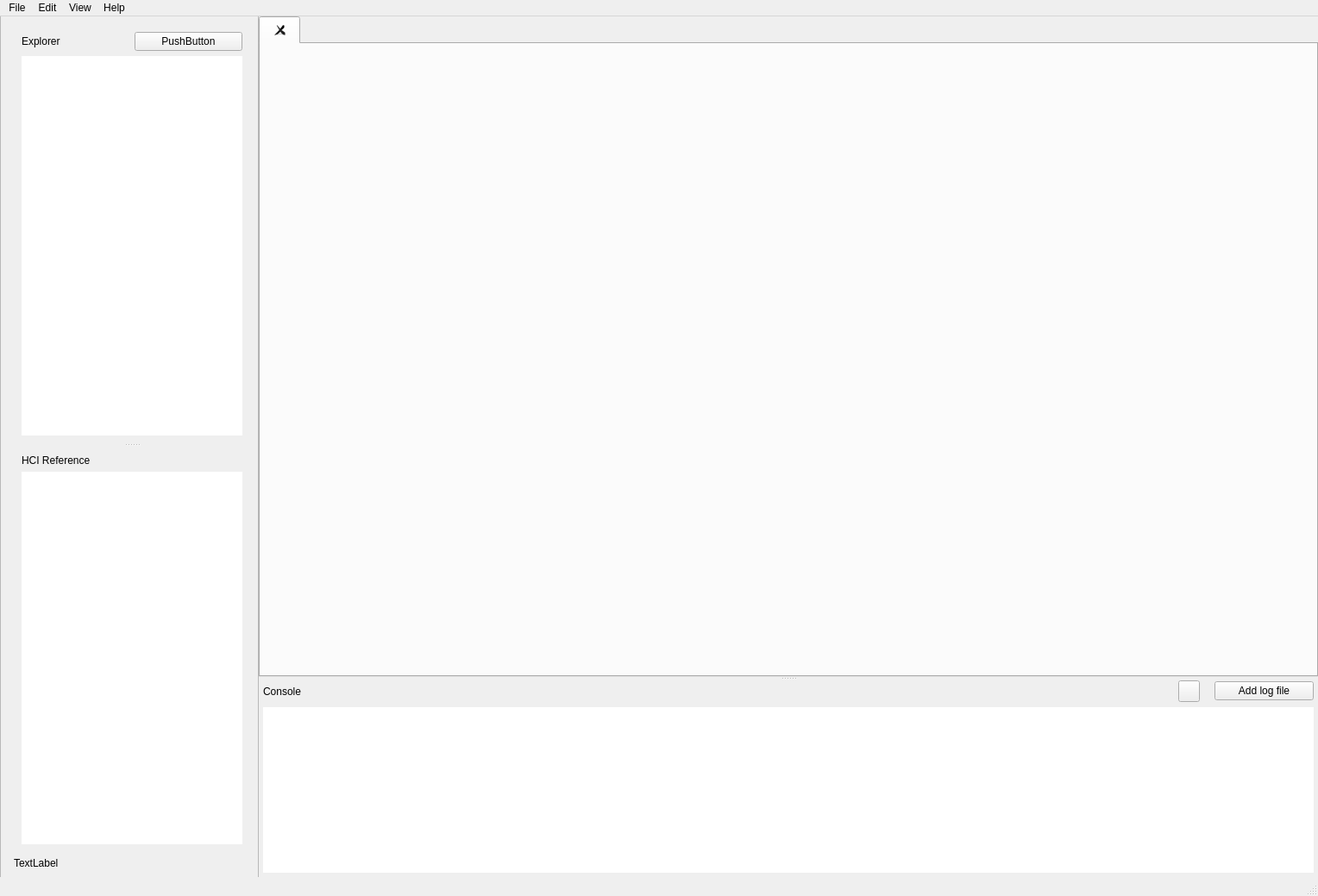
<?xml version="1.0" encoding="UTF-8"?>
<ui version="4.0">
 <class>MainWindow</class>
 <widget class="QMainWindow" name="MainWindow">
  <property name="geometry">
   <rect>
    <x>0</x>
    <y>0</y>
    <width>1528</width>
    <height>1039</height>
   </rect>
  </property>
  <property name="windowTitle">
   <string>MainWindow</string>
  </property>
  <widget class="QWidget" name="centralwidget">
   <layout class="QGridLayout" name="gridLayout_4">
    <property name="leftMargin">
     <number>0</number>
    </property>
    <property name="topMargin">
     <number>0</number>
    </property>
    <property name="rightMargin">
     <number>0</number>
    </property>
    <property name="bottomMargin">
     <number>0</number>
    </property>
    <property name="spacing">
     <number>0</number>
    </property>
    <item row="0" column="2">
     <widget class="Line" name="line_2">
      <property name="minimumSize">
       <size>
        <width>1</width>
        <height>0</height>
       </size>
      </property>
      <property name="maximumSize">
       <size>
        <width>1</width>
        <height>16777215</height>
       </size>
      </property>
      <property name="lineWidth">
       <number>0</number>
      </property>
      <property name="midLineWidth">
       <number>1</number>
      </property>
      <property name="orientation">
       <enum>Qt::Vertical</enum>
      </property>
     </widget>
    </item>
    <item row="0" column="3" rowspan="2">
     <widget class="QSplitter" name="splitter">
      <property name="sizePolicy">
       <sizepolicy hsizetype="Expanding" vsizetype="Expanding">
        <horstretch>1</horstretch>
        <verstretch>0</verstretch>
       </sizepolicy>
      </property>
      <property name="orientation">
       <enum>Qt::Vertical</enum>
      </property>
      <widget class="QTabWidget" name="editor_win">
       <property name="sizePolicy">
        <sizepolicy hsizetype="Expanding" vsizetype="Expanding">
         <horstretch>0</horstretch>
         <verstretch>1</verstretch>
        </sizepolicy>
       </property>
       <property name="tabShape">
        <enum>QTabWidget::Rounded</enum>
       </property>
       <property name="currentIndex">
        <number>0</number>
       </property>
       <property name="tabsClosable">
        <bool>true</bool>
       </property>
       <property name="movable">
        <bool>true</bool>
       </property>
       <widget class="QWidget" name="quickadd_btn">
        <attribute name="title">
         <string/>
        </attribute>
       </widget>
      </widget>
      <widget class="QFrame" name="console_win">
       <property name="sizePolicy">
        <sizepolicy hsizetype="Preferred" vsizetype="Minimum">
         <horstretch>0</horstretch>
         <verstretch>0</verstretch>
        </sizepolicy>
       </property>
       <property name="baseSize">
        <size>
         <width>0</width>
         <height>0</height>
        </size>
       </property>
       <property name="frameShape">
        <enum>QFrame::NoFrame</enum>
       </property>
       <property name="frameShadow">
        <enum>QFrame::Raised</enum>
       </property>
       <layout class="QGridLayout" name="gridLayout_23">
        <property name="leftMargin">
         <number>0</number>
        </property>
        <property name="topMargin">
         <number>0</number>
        </property>
        <property name="rightMargin">
         <number>0</number>
        </property>
        <property name="bottomMargin">
         <number>0</number>
        </property>
        <item row="0" column="0">
         <layout class="QGridLayout" name="gridLayout_24">
          <item row="0" column="5">
           <widget class="QPushButton" name="logfile_btn">
            <property name="sizePolicy">
             <sizepolicy hsizetype="Fixed" vsizetype="Fixed">
              <horstretch>0</horstretch>
              <verstretch>0</verstretch>
             </sizepolicy>
            </property>
            <property name="minimumSize">
             <size>
              <width>115</width>
              <height>0</height>
             </size>
            </property>
            <property name="text">
             <string>Add log file</string>
            </property>
           </widget>
          </item>
          <item row="0" column="6">
           <spacer name="horizontalSpacer_3">
            <property name="orientation">
             <enum>Qt::Horizontal</enum>
            </property>
            <property name="sizeType">
             <enum>QSizePolicy::Fixed</enum>
            </property>
            <property name="sizeHint" stdset="0">
             <size>
              <width>5</width>
              <height>20</height>
             </size>
            </property>
           </spacer>
          </item>
          <item row="0" column="4">
           <spacer name="horizontalSpacer_2">
            <property name="orientation">
             <enum>Qt::Horizontal</enum>
            </property>
            <property name="sizeType">
             <enum>QSizePolicy::Fixed</enum>
            </property>
            <property name="sizeHint" stdset="0">
             <size>
              <width>5</width>
              <height>20</height>
             </size>
            </property>
           </spacer>
          </item>
          <item row="0" column="0">
           <spacer name="horizontalSpacer">
            <property name="orientation">
             <enum>Qt::Horizontal</enum>
            </property>
            <property name="sizeType">
             <enum>QSizePolicy::Fixed</enum>
            </property>
            <property name="sizeHint" stdset="0">
             <size>
              <width>5</width>
              <height>20</height>
             </size>
            </property>
           </spacer>
          </item>
          <item row="1" column="1" colspan="5">
           <widget class="QTextEdit" name="console_out">
            <property name="frameShape">
             <enum>QFrame::NoFrame</enum>
            </property>
            <property name="readOnly">
             <bool>false</bool>
            </property>
           </widget>
          </item>
          <item row="0" column="2">
           <widget class="QLabel" name="logfile_label">
            <property name="text">
             <string/>
            </property>
           </widget>
          </item>
          <item row="0" column="1">
           <widget class="QLabel" name="label_8">
            <property name="text">
             <string>Console</string>
            </property>
           </widget>
          </item>
          <item row="2" column="1">
           <spacer name="verticalSpacer_4">
            <property name="orientation">
             <enum>Qt::Vertical</enum>
            </property>
            <property name="sizeType">
             <enum>QSizePolicy::Fixed</enum>
            </property>
            <property name="sizeHint" stdset="0">
             <size>
              <width>20</width>
              <height>5</height>
             </size>
            </property>
           </spacer>
          </item>
          <item row="0" column="3">
           <widget class="QPushButton" name="delete_btn">
            <property name="sizePolicy">
             <sizepolicy hsizetype="Fixed" vsizetype="Fixed">
              <horstretch>0</horstretch>
              <verstretch>0</verstretch>
             </sizepolicy>
            </property>
            <property name="minimumSize">
             <size>
              <width>25</width>
              <height>25</height>
             </size>
            </property>
            <property name="maximumSize">
             <size>
              <width>25</width>
              <height>25</height>
             </size>
            </property>
            <property name="text">
             <string/>
            </property>
           </widget>
          </item>
         </layout>
        </item>
       </layout>
      </widget>
     </widget>
    </item>
    <item row="0" column="0" colspan="2">
     <widget class="QFrame" name="context_menu">
      <property name="sizePolicy">
       <sizepolicy hsizetype="Maximum" vsizetype="Preferred">
        <horstretch>0</horstretch>
        <verstretch>0</verstretch>
       </sizepolicy>
      </property>
      <property name="frameShape">
       <enum>QFrame::NoFrame</enum>
      </property>
      <property name="frameShadow">
       <enum>QFrame::Raised</enum>
      </property>
      <layout class="QGridLayout" name="gridLayout_3">
       <property name="leftMargin">
        <number>0</number>
       </property>
       <property name="topMargin">
        <number>0</number>
       </property>
       <property name="rightMargin">
        <number>0</number>
       </property>
       <property name="bottomMargin">
        <number>0</number>
       </property>
       <item row="0" column="1">
        <widget class="QWidget" name="widget" native="true">
         <layout class="QVBoxLayout" name="verticalLayout">
          <item>
           <widget class="QSplitter" name="splitter_2">
            <property name="orientation">
             <enum>Qt::Vertical</enum>
            </property>
            <widget class="QFrame" name="explorer_window">
             <property name="frameShape">
              <enum>QFrame::NoFrame</enum>
             </property>
             <property name="frameShadow">
              <enum>QFrame::Raised</enum>
             </property>
             <layout class="QGridLayout" name="gridLayout">
              <item row="0" column="0">
               <widget class="QLabel" name="label">
                <property name="text">
                 <string>Explorer</string>
                </property>
               </widget>
              </item>
              <item row="0" column="1">
               <widget class="QPushButton" name="settings_btn">
                <property name="text">
                 <string>PushButton</string>
                </property>
               </widget>
              </item>
              <item row="1" column="0" colspan="2">
               <widget class="QTreeView" name="filetree">
                <property name="frameShape">
                 <enum>QFrame::NoFrame</enum>
                </property>
               </widget>
              </item>
             </layout>
            </widget>
            <widget class="QFrame" name="nav_window">
             <property name="sizePolicy">
              <sizepolicy hsizetype="Maximum" vsizetype="Preferred">
               <horstretch>0</horstretch>
               <verstretch>0</verstretch>
              </sizepolicy>
             </property>
             <property name="maximumSize">
              <size>
               <width>274</width>
               <height>16777215</height>
              </size>
             </property>
             <layout class="QVBoxLayout" name="verticalLayout_3">
              <item>
               <widget class="QLabel" name="label_2">
                <property name="text">
                 <string>HCI Reference</string>
                </property>
               </widget>
              </item>
              <item>
               <widget class="QTreeView" name="reftree">
                <property name="frameShape">
                 <enum>QFrame::NoFrame</enum>
                </property>
                <attribute name="headerDefaultSectionSize">
                 <number>57</number>
                </attribute>
               </widget>
              </item>
             </layout>
            </widget>
           </widget>
          </item>
          <item>
           <widget class="QLabel" name="adi_logo">
            <property name="sizePolicy">
             <sizepolicy hsizetype="MinimumExpanding" vsizetype="Preferred">
              <horstretch>0</horstretch>
              <verstretch>0</verstretch>
             </sizepolicy>
            </property>
            <property name="text">
             <string>TextLabel</string>
            </property>
           </widget>
          </item>
         </layout>
        </widget>
       </item>
       <item row="0" column="0">
        <widget class="Line" name="line">
         <property name="minimumSize">
          <size>
           <width>1</width>
           <height>0</height>
          </size>
         </property>
         <property name="maximumSize">
          <size>
           <width>1</width>
           <height>16777215</height>
          </size>
         </property>
         <property name="lineWidth">
          <number>0</number>
         </property>
         <property name="midLineWidth">
          <number>1</number>
         </property>
         <property name="orientation">
          <enum>Qt::Vertical</enum>
         </property>
        </widget>
       </item>
      </layout>
     </widget>
    </item>
   </layout>
  </widget>
  <widget class="QMenuBar" name="menubar">
   <property name="geometry">
    <rect>
     <x>0</x>
     <y>0</y>
     <width>1528</width>
     <height>22</height>
    </rect>
   </property>
   <widget class="QMenu" name="menuFile">
    <property name="title">
     <string>File</string>
    </property>
    <addaction name="actionNew_file"/>
    <addaction name="actionOpen_File"/>
    <addaction name="actionOpen_Folder"/>
    <addaction name="separator"/>
    <addaction name="actionSave"/>
    <addaction name="actionSave_as"/>
    <addaction name="separator"/>
    <addaction name="actionClose_folder"/>
    <addaction name="actionExit"/>
   </widget>
   <widget class="QMenu" name="menuEdit">
    <property name="title">
     <string>Edit</string>
    </property>
    <addaction name="actionUndo"/>
    <addaction name="actionRedo"/>
    <addaction name="separator"/>
    <addaction name="actionCut"/>
    <addaction name="actionCopy"/>
    <addaction name="actionPaste"/>
   </widget>
   <widget class="QMenu" name="menuView">
    <property name="title">
     <string>View</string>
    </property>
    <widget class="QMenu" name="menuAppearance">
     <property name="title">
      <string>Appearance</string>
     </property>
     <widget class="QMenu" name="menuColor_palatte">
      <property name="title">
       <string>Color palatte</string>
      </property>
      <addaction name="actionLight"/>
      <addaction name="actionDark"/>
     </widget>
     <addaction name="menuColor_palatte"/>
     <addaction name="actionShow_reference"/>
     <addaction name="actionShow_console"/>
    </widget>
    <widget class="QMenu" name="menuLayout">
     <property name="title">
      <string>Layout</string>
     </property>
     <addaction name="actionDefault"/>
     <addaction name="actionRefView"/>
    </widget>
    <addaction name="menuAppearance"/>
    <addaction name="menuLayout"/>
   </widget>
   <widget class="QMenu" name="menuHelp">
    <property name="title">
     <string>Help</string>
    </property>
    <addaction name="actionHCI_GUI_Documentation"/>
    <addaction name="actionMAX_BLE_HCI_Documentation"/>
    <addaction name="actionBLE_Core_Spec"/>
   </widget>
   <addaction name="menuFile"/>
   <addaction name="menuEdit"/>
   <addaction name="menuView"/>
   <addaction name="menuHelp"/>
  </widget>
  <widget class="QStatusBar" name="statusbar"/>
  <action name="actionNew_file">
   <property name="text">
    <string>New file</string>
   </property>
  </action>
  <action name="actionOpen_File">
   <property name="text">
    <string>Open File</string>
   </property>
  </action>
  <action name="actionOpen_Folder">
   <property name="text">
    <string>Open Folder</string>
   </property>
  </action>
  <action name="actionSave">
   <property name="text">
    <string>Save</string>
   </property>
  </action>
  <action name="actionSave_as">
   <property name="text">
    <string>Save as</string>
   </property>
  </action>
  <action name="actionClose_folder">
   <property name="text">
    <string>Close folder</string>
   </property>
  </action>
  <action name="actionExit">
   <property name="text">
    <string>Exit</string>
   </property>
  </action>
  <action name="actionUndo">
   <property name="text">
    <string>Undo</string>
   </property>
  </action>
  <action name="actionRedo">
   <property name="text">
    <string>Redo</string>
   </property>
  </action>
  <action name="actionCut">
   <property name="text">
    <string>Cut</string>
   </property>
  </action>
  <action name="actionCopy">
   <property name="text">
    <string>Copy</string>
   </property>
  </action>
  <action name="actionPaste">
   <property name="text">
    <string>Paste</string>
   </property>
  </action>
  <action name="actionLight">
   <property name="checkable">
    <bool>true</bool>
   </property>
   <property name="text">
    <string>Light</string>
   </property>
  </action>
  <action name="actionDark">
   <property name="checkable">
    <bool>true</bool>
   </property>
   <property name="text">
    <string>Dark</string>
   </property>
  </action>
  <action name="actionShow_reference">
   <property name="checkable">
    <bool>true</bool>
   </property>
   <property name="text">
    <string>Show reference</string>
   </property>
  </action>
  <action name="actionShow_console">
   <property name="checkable">
    <bool>true</bool>
   </property>
   <property name="text">
    <string>Show console</string>
   </property>
  </action>
  <action name="actionDefault">
   <property name="checkable">
    <bool>true</bool>
   </property>
   <property name="text">
    <string>Sidebar (Default)</string>
   </property>
  </action>
  <action name="actionRefView">
   <property name="checkable">
    <bool>true</bool>
   </property>
   <property name="text">
    <string>Always Show Reference</string>
   </property>
  </action>
  <action name="actionMAX_BLE_HCI_Documentation">
   <property name="text">
    <string>MAX BLE HCI Documentation</string>
   </property>
  </action>
  <action name="actionBLE_Core_Spec">
   <property name="text">
    <string>BLE Core Spec</string>
   </property>
  </action>
  <action name="actionHCI_GUI_Documentation">
   <property name="text">
    <string>HCI GUI Documentation</string>
   </property>
  </action>
 </widget>
 <resources/>
 <connections/>
</ui>
